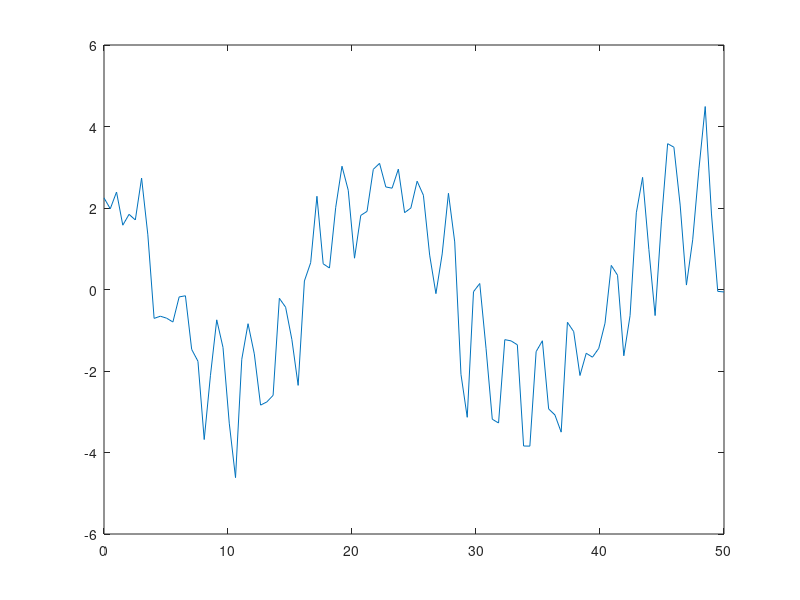

Reproduce this figure in MATLAB. (Note: this script raises an error after producing the figure.)
a1 = 0.001;
b1 = 2*pi()/24;
a2 = 0.1;
b2 = 2*pi()/2.5;
x = linspace(0,50,100)';
Noise = sqrt(0.1);

%% create 100 time series

cells = 10;
y = [];

for i = 1:cells

x = x';
% a1 = 1;%0.05; %0.1
% b1 = par0(i,2);
% a2 = par1(i,1);%0.05; %0.1
% b2 = par1(i,2);
cov1 = 5*exp(-a1*x).*cos(b1*x) + exp(-a2*x).*cos(b2*x);
% Noise = par1(i,3);
% cov2 = exp(-a*x).*cos(b*x);
% cov2 = exp(-0.05*x.^2);

CovMatrix1 = zeros(length(x),length(x));

for i = 1:length(x)
    CovMatrix1(:,i) = circshift(cov1',i-1);

end
    CovMatrix1 = CovMatrix1';
    
CVM1 = triu(CovMatrix1,0)+(triu(CovMatrix1,1))';


MU = zeros(1,length(x));
% Noise parameter represents standard dev of meas noise
% Noise = 0.1;
Meas = diag((Noise^2).*ones(1,length(x)));
CVM1 = CVM1 + Meas;
SIGMA = CVM1; % change this to switch non-osc and osc
data1 = mvnrnd(MU,SIGMA);

x = x';
% y1 = y1';
synthOUcurr = data1';
y = [y, synthOUcurr];
end

%%
plot(x,y(:,3))
%%

% fit models to data 

par1M = zeros(size(y,2),3);
par2M = zeros(size(y,2),4);
BICdiffM = zeros(size(y,2),1);

% load cell data for current experiment - loops through cells
parfor i = 1:size(y,2);
    i
    y1 = y(:,i);  
  

% fit OU and OUoscillatory models

    [BICdiff, par1, par2] = getBICdiffRND24(x,y1,Noise);
    par1M(i,:) = par1;
    par2M(i,:) = par2;
    BICdiffM(i,:) = BICdiff;

end

% updates total list for all pooled experiments
 BICdiffTOT1 = BICdiffM;%[BICdiffTOT;BICdiffM];
 par1TOT1 = par1M;%[par1TOT;par1M];
 par2TOT1 = par2M;%[par2TOT;par2M];
 
 %%
 
Lengthscale = 7.5; % roughly 3x period expected (in hours)
DetrendParam = log(1./(2*Lengthscale.^2));
 
par1M = zeros(size(y,2),3);
par2M = zeros(size(y,2),4);
BICdiffM = zeros(size(y,2),1);

% load cell data for current experiment - loops through cells
parfor i = 1:size(y,2);
    i
    y1 = y(:,i);  
    Noise1 = Noise/std(y1);
    y1 = y1/std(y1);
    raw = y1;
    [m,par0] = detrenddataNEW(raw,x,DetrendParam);
    y1 = y1-m; %detrended y1 
  

% fit OU and OUoscillatory models

    [BICdiff, par1, par2] = getBICdiffRND(x,y1,Noise1);
    par1M(i,:) = par1;
    par2M(i,:) = par2;
    BICdiffM(i,:) = BICdiff;

end

% updates total list for all pooled experiments
 BICdiffTOT2 = BICdiffM;%[BICdiffTOT;BICdiffM];
 par1TOT2 = par1M;%[par1TOT;par1M];
 par2TOT2 = par2M;%[par2TOT;par2M];
 
%%
y1 = y(:,1);  
Noise1 = Noise/std(y1);
y1 = y1/std(y1);
raw = y1;
[m,par0] = detrenddataNEW(raw,x,DetrendParam);
y1 = y1-m; %detrended y1 


% fit OU and OUoscillatory models

[BICdiff, par1, par2] = getBICdiffRND(x,y1,Noise1);
par1M(i,:) = par1;
par2M(i,:) = par2;
BICdiffM(i,:) = BICdiff;
%%
subplot(2,1,1)
plot(x,raw)
xlabel('Time (hours)')
ylabel('Normalised expression')
hold on
plot(x,m,'r')
hold off
a = xlim();
b = ylim();
text(a(1)-0.1*(a(2)-a(1)),b(2)+0.1*(b(2)-b(1)),{'A'},...
    'FontSize',9,'HorizontalAlignment','right', 'VerticalAlignment','bottom','color','k')

subplot(2,1,2)
plot(x,y1)
xlabel('Time (hours)')
ylabel('Normalised expression')
t = title(['Inferred period =',num2str(par2(2))]);
t.FontWeight = 'normal';
a = xlim();
b = ylim();
text(a(1)-0.1*(a(2)-a(1)),b(2)+0.1*(b(2)-b(1)),{'B'},...
    'FontSize',9,'HorizontalAlignment','right', 'VerticalAlignment','bottom','color','k')


 
 %%
repeats = 1; 
 % turn on parallel
[ synthOUhier1 ] = MakesynthOUHIERACHICAL( par1TOT1,repeats,x );

[ BICdiffsynthTOT1 ] = BICdistDATAsynth( synthOUhier1,x,par1TOT1,repeats);

[ synthOUhier2 ] = MakesynthOUHIERACHICAL( par1TOT2,repeats,x );

[ BICdiffsynthTOT2 ] = BICdistDATAsynth( synthOUhier2,x,par1TOT2,repeats);

